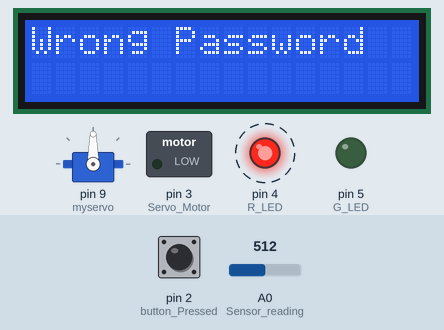
Recording of a sketch running on a simulated Arduino Uno, built with avr-gcc and run on an emulated ATmega328P. Shown: servo, 16×2 character LCD, switched loads named in the sketch (green lamp = pin HIGH), output pins drawn as LEDs (lit = HIGH). Dashed ring = blinking. Inputs (shaded band) come from the test bench; at power-on: pin 2 (button_Pressed) LOW, A0 (Sensor_reading) = 512. What the sketch prints to the serial monitor is not drawn.

Above: at 3.87 s.
3.9 s: pin 2 (button_Pressed) pulled HIGH for 1 s
10.0 s: A0 (Sensor_reading) set to 87
14.4 s: A0 (Sensor_reading) set to 71
At 14.9 s:
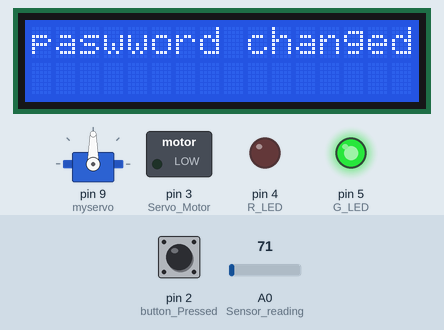
17.5 s: A0 (Sensor_reading) set to 90
At 22.0 s:
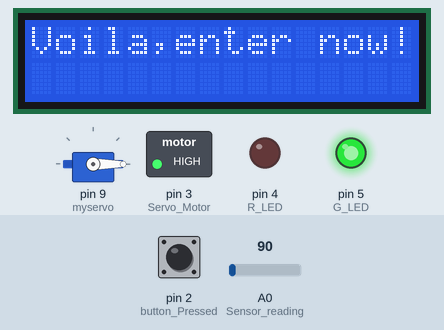
27.1 s: A0 (Sensor_reading) set to 70
At 27.8 s:
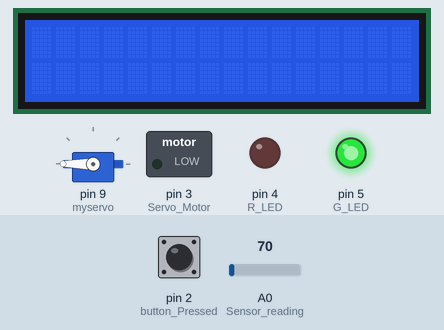
30.0 s: pin 2 (button_Pressed) pulled HIGH for 0.25 s
At 31.3 s:
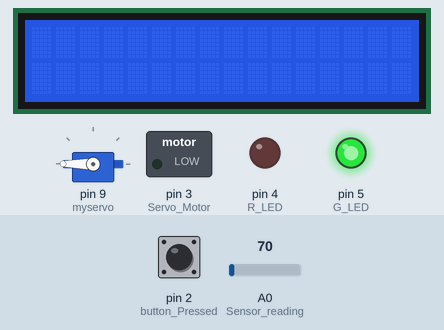
Timing chart, 0 to 32.7 s (numbered marks = the images above; inputs shaded):
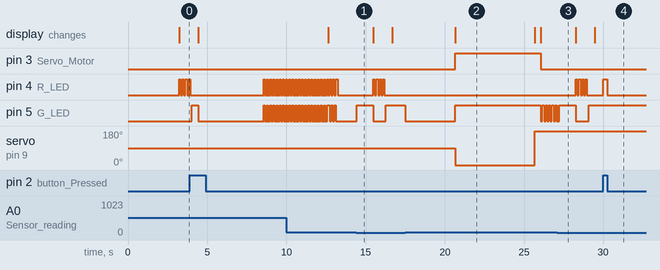

Measured:
- the behaviour switches between 80 and 79 on A0 (Sensor_reading) (found by bisection; images 0 and 1)
- after the input at 14.4 s, pin 3 (Servo_Motor): stays LOW (without the input it goes to HIGH after 2.0 s); pin 4 (R_LED): alternates HIGH for 0.10 s and LOW for 0.10 s, 8 changes in all, then stays LOW, starting after 1.1 s
- after the input at 17.5 s, pin 3 (Servo_Motor): LOW → HIGH after 3.2 s, → LOW 5.4 s later; pin 5 (G_LED): goes LOW 3.2 s, HIGH 5.4 s, 5 × (LOW 0.10 s, HIGH 0.10 s), then LOW, starting at once; servo on pin 9 (myservo): 90° → 0° after 3.2 s, → 180° 5.0 s later; the display: changes after 3.2 s (image 2)
- after the input at 27.1 s, pin 4 (R_LED): alternates HIGH for 0.10 s and LOW for 0.10 s, 8 changes in all, then stays LOW, starting after 1.2 s; pin 5 (G_LED): LOW → HIGH after 0.12 s, → LOW 1.1 s later, → HIGH 0.80 s later
- after the input at 30.0 s, pin 4 (R_LED): LOW → HIGH at once, → LOW 0.25 s later
- by itself, pin 4 (R_LED): repeats every 0.20 s: HIGH 0.05 s, LOW 0.15 s
- what the display in image 2 shows lasts 5.0 s, from 20.7 s to 25.7 s

The sketch:

KnockLock.ino
```cpp
/*
   Analog Pin 0: Piezo sensor with 1M pulldown resistor connected across it

   Digital Pin 2: reset button for new password
   Digital Pin 3: servo motor
   Digital Pin 4: Red LED.
   Digital Pin 5: Green LED.

   Digital Pin 6: connected to pin 11 of LCD
   Digital Pin 7: connected to pin 12 of LCD
   Digital Pin 8: connected to pin 13 of LCD
   Digital Pin 9: connected to signal pin of servo motor
   Digital Pin 10: connected to pin 14 of LCD
   Digital Pin 11: connected to pin 6 of LCD
   Digital Pin 12: connected to pin 4 of LCD.

 */

#include <Servo.h>
#include <LiquidCrystal.h>
Servo myservo;  // servo object to control a servo

// constants


const int Fade_Time = 150;     // time interval in milliseconds before we listen for another one/ Debounce timer
const int Threshold_Value = 80;           // Minimum knock strength to be able to be detected
const int Reject_Value = 75;        // acceptable error in the knock signal
const int Avg_Reject_Value = 50; // acceptable error in Avg_ timing of the knocks
const int Turn_Time = 8000;      // time interval for which servo motor will be active
const int maxCount = 20;       // Maximum number of knocks
const int knock_Time = 1200;     // maximum time for a knock to be completed

// variables.
int count = 0;
int oldcount = 0;
int Sensor_readingValue = 0;           // Last reading of the knock sensor.
int Reset_Button = false;   // to check if the reset button is pressed
int Secret_Code[maxCount] = {50, 50, 50, 50, 0, 0, 0, 0, 0, 0, 0, 0, 0, 0, 0, 0, 0, 0, 0, 0};  // default password
int New_knocks[maxCount];   // When the person knocks above array fills with delays between new knocks.

// Pins
const int Sensor_reading = 0;         // Piezo sensor on pin 0.
const int button_Pressed = 2;       // program a new code if value if HIGH.
const int Servo_Motor = 3;           // to rotate servo motor.
const int R_LED = 4;              // Red LED
const int G_LED = 5;            // Green LED

const int rs = 12, en = 11, d4 = 6, d5 = 7, d6 = 8, d7 = 10;
LiquidCrystal lcd(rs, en, d4, d5, d6, d7);
void setup() {
  myservo.attach(9);  // attaches the servo on pin 9 to the servo object
  lcd.begin(16, 2);

  pinMode(Servo_Motor, OUTPUT);
  pinMode(R_LED, OUTPUT);
  pinMode(G_LED, OUTPUT);
  pinMode(button_Pressed, INPUT);

  Serial.begin(9600);
  Serial.println("Program start.");
  lcd.print("Program start.");
  digitalWrite(G_LED, HIGH);      // tells the status of circuit
  lcd.clear();
}

void loop() {


  Sensor_readingValue = analogRead(Sensor_reading);  // Listen for the knock

  if (digitalRead(button_Pressed)==HIGH){     // if reset button is pressed
    Reset_Button = true;
    digitalWrite(R_LED, HIGH);           // to tell the status of running program
  } else {
    Reset_Button = false;
    digitalWrite(R_LED, LOW);
  }

  if (Sensor_readingValue >=Threshold_Value){
    knock_Listener();
  }
  if(count % 5 ==0 && count >oldcount)                             // if number of failed attempts reach maximum value
    {
      Serial.print("Door Locked. Try again in");
      Serial.print(count*6);
      Serial.println("seconds"); // lock the door for count*6 second and stop hearing the knock
      lcd.print("Door Locked");
      for(int i = count*6; i>0; i= i-1){
        lcd.setCursor(0, 1);
        lcd.print(i);
        delay(1000);
//        lcd.clear();
        lcd.setCursor(0,1);
        }

//      delay(30000);
      lcd.clear();
      Serial.println("Try again");            //start listening after 30 second
      lcd.print("Try again");
      oldcount=count;
    }

}

void unlock_Door(){            //function for running servo motor
  count = 0;
  Serial.println("Voila,enter now!"); // Door unlocks
  lcd.clear();
  lcd.print("Voila,enter now!");
  digitalWrite(Servo_Motor, HIGH);
  digitalWrite(G_LED, HIGH);

  myservo.write(0);              // tell servo to go to 110 degree angle
  delay(5000);                   // close dore after 5 second
  lcd.clear();
  myservo.write(180);               // servo motor returns to initial position
  Serial.println("Door Locked");  // Door locks again
  lcd.print("Door Locked");
  delay(400);
  lcd.clear();
  digitalWrite(Servo_Motor, LOW);            // Turn the motor off.

  for (int i=0; i < 5; i++){              //Green LED blinks for visual indication
      digitalWrite(G_LED, LOW);
      delay(100);
      digitalWrite(G_LED, HIGH);
      delay(100);
  }

}

// Records the timing of knocks.
void knock_Listener(){
  Serial.println("knock starting");
//  lcd.print("knock starting");
  int i = 0;
  // First lets reset the listening array.
  for (i=0;i<maxCount;i++){
    New_knocks[i]=0;
  }

  int currentKnockNumber=0;               // Incrementer for the array.
  int startTime=millis();                 // starting time of the knock
  int now=millis();

  digitalWrite(G_LED, LOW);            // blink the LED for indicating the knock
  if (Reset_Button==true){
     digitalWrite(R_LED, LOW);
  }
  delay(Fade_Time);                                 // wait before we listen to the next knock.
  digitalWrite(G_LED, HIGH);
  if (Reset_Button==true){
     digitalWrite(R_LED, HIGH);
  }
  do {
    //listen for the next knock or wait for it to timeout.
    Sensor_readingValue = analogRead(Sensor_reading);
    if (Sensor_readingValue >=Threshold_Value){                   //if we get another knock
      //record the delay time.
      Serial.println("knock.");
      now=millis();
      New_knocks[currentKnockNumber] = now-startTime;
      currentKnockNumber ++;                             //increase the counter value
      startTime=now;
      // and reset our timer for the next knock
      digitalWrite(G_LED, LOW);
      if (Reset_Button==true){
        digitalWrite(R_LED, LOW);
      }
      delay(Fade_Time);                              // wait for knock to die
      digitalWrite(G_LED, HIGH);
      if (Reset_Button==true){
        digitalWrite(R_LED, HIGH);
      }
    }

    now=millis();


  } while ((now-startTime < knock_Time) && (currentKnockNumber < maxCount));  //check if time exceeded or we reached maximum number of knocks


  if (Reset_Button==false){             // if reset switch is not pressed
    if (Is_password_correct() == true){              // if password is correct (valid knock pattern)
      unlock_Door();                     // open the door
    } else {
      count++;
      Serial.println("Wrong Password");    // wrong password
      lcd.clear();
      lcd.print("Wrong Password");
      digitalWrite(G_LED, LOW);               // red led indicates the status
      for (i=0;i<4;i++){
        digitalWrite(R_LED, HIGH);
        delay(100);
        digitalWrite(R_LED, LOW);
        delay(100);
      }
      digitalWrite(G_LED, HIGH);
      delay(400);
      lcd.clear();
    }
  } else {                          // if reset switch is pressed
    Is_password_correct();                  // blinking the green and red LEDs in alternate
    Serial.println("paswword changed successfully.");
    lcd.print("paswword changed");
    digitalWrite(R_LED, LOW);
    digitalWrite(G_LED, HIGH);
    for (i=0;i<3;i++){
      delay(100);
      digitalWrite(R_LED, HIGH);
      digitalWrite(G_LED, LOW);
      delay(100);
      digitalWrite(R_LED, LOW);
      digitalWrite(G_LED, HIGH);
    }
  }
}

boolean Is_password_correct(){                 // validate the knock and returns true of false

  int current_count = 0;
  int secret_Count = 0;
  int max_Interval = 0;               // We use this later to normalize the times.

  for (int i=0;i<maxCount;i++){
    if (New_knocks[i] > 0){
      current_count++;
    }
    if (Secret_Code[i] > 0){
      secret_Count++;
    }

    if (New_knocks[i] > max_Interval){   // collect normalization data while we're looping.
      max_Interval = New_knocks[i];
    }
  }

  if (Reset_Button==true){                 //if reset button is pressed we will save information
      for (int i=0;i<maxCount;i++){               // normalise the times
        Secret_Code[i]= map(New_knocks[i],0, max_Interval, 0, 100);
      }

      digitalWrite(G_LED, LOW);                       // flash LED to show information is geeting stored
      digitalWrite(R_LED, LOW);
      delay(1000);
      digitalWrite(G_LED, HIGH);
      digitalWrite(R_LED, HIGH);
      delay(50);
      for (int i = 0; i < maxCount ; i++){
        digitalWrite(G_LED, LOW);
        digitalWrite(R_LED, LOW);
                                                           // only turn it on if there's a delay
        if (Secret_Code[i] > 0){
          delay( map(Secret_Code[i],0, 100, 0, max_Interval)); // Expand the time back out to what it was.  Roughly.
          digitalWrite(G_LED, HIGH);
          digitalWrite(R_LED, HIGH);
        }
        delay(50);
      }
    return false;   // dont unlock the door if new pasword is being stored
  }

  if (current_count != secret_Count){
    return false;
  }

  //Now store the time interval between knocks
  int total_Time=0;
  int time_Difference=0;
  for (int i=0;i<maxCount;i++){                            // Normalize the times
    New_knocks[i]= map(New_knocks[i],0, max_Interval, 0, 100);
    time_Difference = abs(New_knocks[i]-Secret_Code[i]);
    if (time_Difference > Reject_Value){                           //time interval is greater than rejec value Threshold_Value
      return false;
    }
    total_Time += time_Difference;
  }

  if (total_Time/secret_Count>Avg_Reject_Value){               //checking for Avg_ reject value constraint
    return false;
  }

  return true;

}
```
